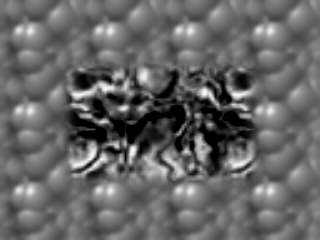
#> input picture ps5/input/TestSeq/Shift0.png, 320 x 240 px, found by its file name
$ python ps5_1.py   (Python 2 division)
#> lines starting #> are read from the running program, lines starting #| are printed output that depends on the picture
### ps5/opticalflow.py
import numpy as np
import sys
import math
import cv2
import copy
from scipy import signal
import matplotlib.pyplot as plt

def calculate_LK(frame1, frame2, filter_size = (31,31), thresh = 50):
    img_u = np.zeros(frame1.shape)
    img_v = np.zeros(frame2.shape)

    #frame1 = cv2.GaussianBlur(frame1, filter_size, 2)
    #frame2 = cv2.GaussianBlur(frame2, filter_size, 2)

    gy, gx = np.gradient(frame1)

    gt = frame1 - frame2

    gxx = gx * gx
    gxy = gx * gy
    gyy = gy * gy

    gxt = gx * gt
    gyt = gy * gt

    gxx_wsum = cv2.boxFilter(gxx, -1, ksize = filter_size, normalize = True)
    gxy_wsum = cv2.boxFilter(gxy, -1, ksize = filter_size, normalize = True)
    gyy_wsum = cv2.boxFilter(gyy, -1, ksize = filter_size, normalize = True)

    gxt_wsum = cv2.boxFilter(gxt, -1, ksize = filter_size, normalize = True)
    gyt_wsum = cv2.boxFilter(gyt, -1, ksize = filter_size, normalize = True)

    for i in range(0, gxx_wsum.shape[0]):
        for j in range(0, gxx_wsum.shape[1]):
            A = np.array([[gxx_wsum[i, j], gxy_wsum[i, j]], [gxy_wsum[i, j], gyy_wsum[i, j]]])
            det = np.linalg.det(A)
            if det != 0:
                b = np.array([- gxt_wsum[i, j], - gyt_wsum[i, j]]).T
                A_inv = np.linalg.inv(A)
                d = np.dot(A_inv, b)
                if abs(d[0]) < thresh:
                    img_u[i, j] = d[0]
                if abs(d[1]) < thresh:
                    img_v[i, j] = d[1]

    op_flow = np.zeros(img_u.shape + (2,))
    op_flow[..., 0] = img_u
    op_flow[..., 1] = img_v

    return op_flow

# [43 lines left out: function lk_optic_flow, not called in this run]

def vis_optic_flow_arrows(img, flow, filename, show=True):
    x = np.arange(0, img.shape[1], 1)
    y = np.arange(0, img.shape[0], 1)
    x, y = np.meshgrid(x, y)
    plt.figure()
    fig = plt.imshow(img, cmap='gray', interpolation='bicubic')
    plt.axis('off')
    fig.axes.get_xaxis().set_visible(False)
    fig.axes.get_yaxis().set_visible(False)
    step = img.shape[0] / 50
    plt.quiver(x[::step, ::step], y[::step, ::step],
               flow[::step, ::step, 0], flow[::step, ::step, 1],
               color='r', pivot='middle', headwidth=2, headlength=3)

    plt.savefig(filename, bbox_inches='tight', pad_inches=0)

    if show:
        plt.show()

### ps5/ps5_1.py
import numpy as np
import os
import math
import cv2
import opticalflow

def calc_and_show_lk_op_flow(frame1, frame2, save_name):
    op_flow = opticalflow.calculate_LK(frame1, frame2, (31,31), 50)
    opticalflow.vis_optic_flow_arrows(frame1, op_flow, os.path.join('output', save_name), show=False)
    return

original_img = cv2.imread(os.path.join('input\TestSeq', 'Shift0.png'),0)
#> original_img is the input picture: shape (240, 320); min 0, max 253, mean 101.9
shiftR2_img = cv2.imread(os.path.join('input\TestSeq', 'ShiftR2.png'),0)
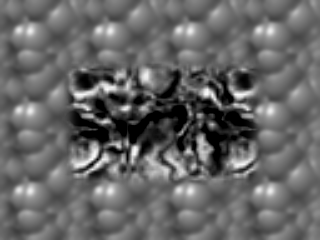
#> input picture ps5/input/TestSeq/ShiftR2.png, 320 x 240 px, found by its file name
#> shiftR2_img is the input picture: shape (240, 320); min 0, max 253, mean 101.9
shiftR5U5_img = cv2.imread(os.path.join('input\TestSeq', 'ShiftR5U5.png'),0)
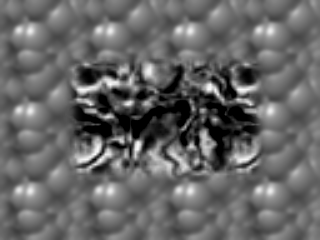
#> input picture ps5/input/TestSeq/ShiftR5U5.png, 320 x 240 px, found by its file name
#> shiftR5U5_img is the input picture: shape (240, 320); min 0, max 253, mean 102
shiftR10_img = cv2.imread(os.path.join('input\TestSeq', 'ShiftR10.png'),0)
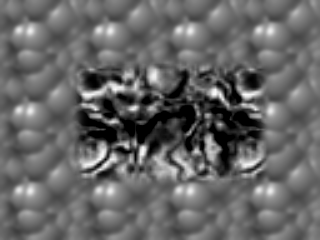
#> input picture ps5/input/TestSeq/ShiftR10.png, 320 x 240 px, found by its file name
#> shiftR10_img is the input picture: shape (240, 320); min 0, max 253, mean 102
shiftR20_img = cv2.imread(os.path.join('input\TestSeq', 'ShiftR20.png'),0)
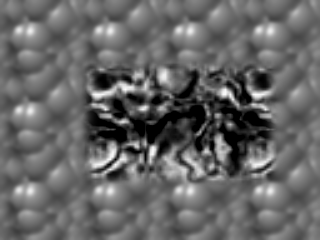
#> input picture ps5/input/TestSeq/ShiftR20.png, 320 x 240 px, found by its file name
#> shiftR20_img is the input picture: shape (240, 320); min 0, max 253, mean 101.9
shiftR40_img = cv2.imread(os.path.join('input\TestSeq', 'ShiftR40.png'),0)
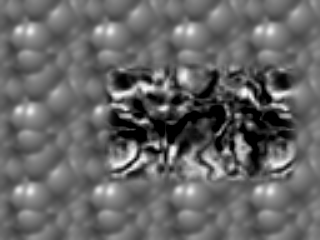
#> input picture ps5/input/TestSeq/ShiftR40.png, 320 x 240 px, found by its file name
#> shiftR40_img is the input picture: shape (240, 320); min 0, max 253, mean 101.7

calc_and_show_lk_op_flow(original_img, shiftR2_img, 'ps5-1-a-1.png')
#> after the loop in calculate_LK, `for i in range(0, gxx_wsum.shape[0]):`:
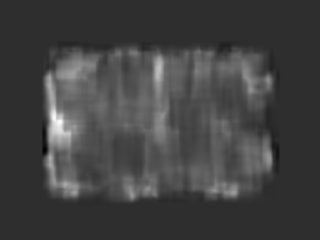
#> img_u: shape (240, 320) float64; min -5.57, max 24.67, mean 2.3; drawn with min black and max white
calc_and_show_lk_op_flow(original_img, shiftR5U5_img, 'ps5-1-a-2.png')
calc_and_show_lk_op_flow(original_img, shiftR10_img, 'ps5-1-b-1.png')
calc_and_show_lk_op_flow(original_img, shiftR20_img, 'ps5-1-b-2.png')
calc_and_show_lk_op_flow(original_img, shiftR40_img, 'ps5-1-b-3.png')
#> in calculate_LK (call 5), `gxt = gx * gt`:
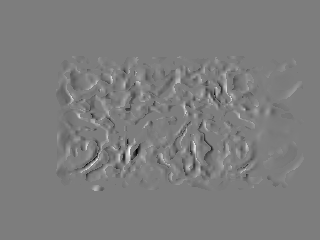
#> gxt: shape (240, 320) float64; min -14400, max 14812.5, mean -8.8; drawn with min black and max white
